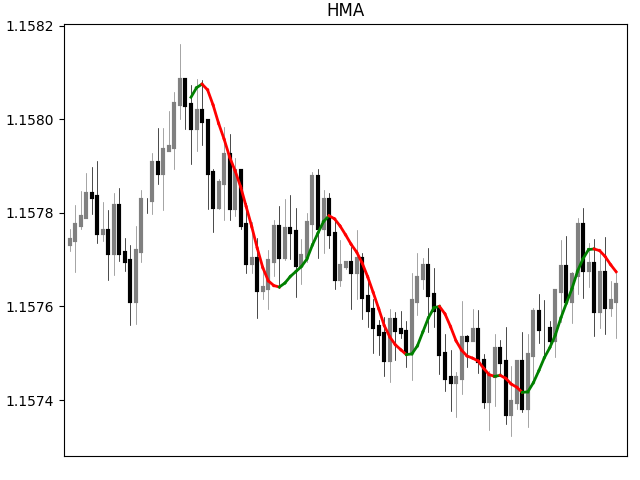

Write the Python code that produced this figure.
import matplotlib
matplotlib.use('TkAgg')
import matplotlib.pyplot as plt
from datetime import datetime,timedelta
import numpy as np
import pandas as pd
import random
import indicator as indi

class HMA:
    def __init__(self):
        self.n=100
        self.fig=plt.figure()
        self.title='HMA'
        self.calc_type='pandas'   #'dict' or 'pandas'
        self.indi=indi

    def set_variables(self):
        variables=['time','open','high','low','close']
        var={i:[] for i in variables}
        return var

    def print_data(self,var):
        print(len(var['time']),var['time'][-1],f"O:{var['open'][-1]:.5f}",f"H:{var['high'][-1]:.5f}"
              f"L:{var['low'][-1]:.5f}",f"C:{var['close'][-1]:.5f}")

    def get_data(self,var):
        for i in range(self.n):
            t=(datetime.now()+timedelta(minutes=i)).strftime('%d-%m-%Y %H:%M:%S')
            var['time'].append(t)

            if len(var['open'])==0:
                var['open'].append(random.uniform(1,1.2))
                up_close=var['open'][-1]*(1+0.0001)
                down_close=var['open'][-1]*(1-0.0001)
                var['close'].append(random.uniform(down_close,up_close))
            else:
                var['open'].append(var['close'][-1])
                up_close=var['open'][-1]*(1+0.0001)
                down_close=var['open'][-1]*(1-0.0001)
                var['close'].append(random.uniform(down_close,up_close))
        
            if var['open'][-1]<var['close'][-1]:
                price1=var['close'][-1]
                price2=var['open'][-1]
            elif var['open'][-1]>var['close'][-1]:
                price1=var['open'][-1]
                price2=var['close'][-1]
            high=random.uniform(price1,price1*(1+0.00007))
            low=random.uniform(price2,price2*(1-0.00007))
            var['high'].append(high)
            var['low'].append(low)

            #HMA:
            if self.calc_type=='dict':
                self.indi.hma_dict(20,var)

            self.print_data(var)
        
        if self.calc_type=='pandas':
            self.indi.hma_pandas(20,var)

    def plot_data(self,var):
        self.fig.subplots_adjust(top=0.95,bottom=0.05,right=0.98,left=0.1,hspace=0,wspace=0)
        ax=self.fig.add_gridspec(6,1)
        ax1=self.fig.add_subplot(ax[:,:])

        ax1.clear()
        ax1.set_xticks([])
        ax1.set_title(self.title)
        ax1.set_xlim(-1,self.n+1)
        #ax1.set_ylim(min(var['low']),max(var['high']))

        for i in range(len(var['time'])):
            if var['open'][i]>var['close'][i]:
                ccolor='black'
            elif var['open'][i]<var['close'][i]:
                ccolor='gray'
            else:
                ccolor='gray'
            ax1.plot([var['time'][i]]*2,[var['open'][i],var['close'][i]],c=ccolor,lw=3)
            ax1.plot([var['time'][i]]*2,[var['high'][i],var['low'][i]],c=ccolor,lw=0.5)

        #plot HMA:
        for i in range(len(var['time'])):
            if i>=1:
                if var['hma20'][i]>var['hma20'][i-1]:
                    ccolor='g'
                elif var['hma20'][i]<var['hma20'][i-1]:
                    ccolor='r'
                else:
                    ccolor='gray'
                ax1.plot([var['time'][i-1],var['time'][i]],[var['hma20'][i-1],var['hma20'][i]],c=ccolor,lw=2)
 
        plt.show()

obj=HMA()
var=obj.set_variables()
obj.get_data(var)
obj.plot_data(var)
